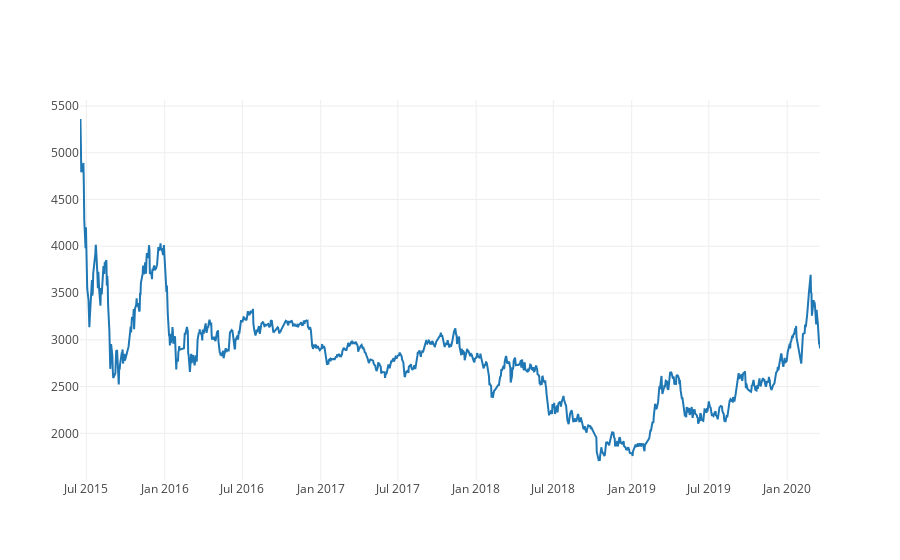

The code cell stored with this chart in its notebook:
### Code cell
trace = go.Scatter(
     x = x1,
     y = y1     
)
fig = dict(data = [trace] , layout = dict(showlegend=False))
py.iplot(fig)

### Figure 1 — Plotly figure (JSON) as saved in the notebook; plotly's stock layout.template omitted (floating-point values rounded to 4 significant figures; data arrays with more than 128 entries replaced by an {"elided": "..."} marker saying what was removed)
{"data": [{"type": "scatter", "uid": "30b559ce-6b9c-4d0d-91a4-92ac8df82315", "x": {"elided": "1159 str values"}, "y": {"elided": "1159 float values"}}], "layout": {"showlegend": false}}
